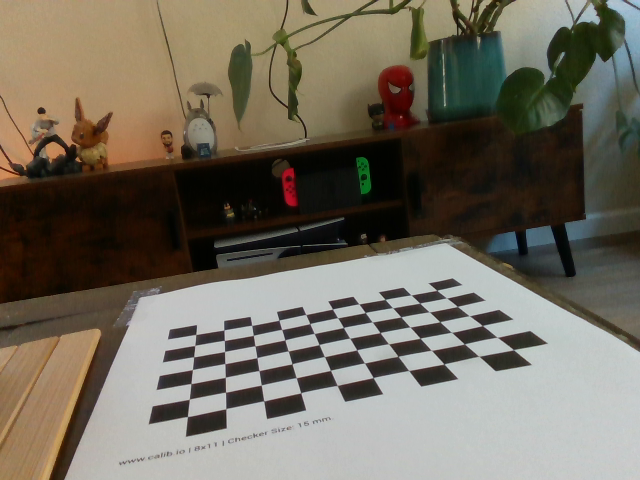
#> input picture calibration/sessions/20261001_135359_686786/view_001_135421_018070.png, 640 x 480 px
$ python -i POC_2.py   (imports and definitions only)
#> lines starting #> are read from the running program, lines starting #| are printed output that depends on the picture; after the words box and inside, x2 and y2 are one past the last pixel; in counts of white or black regions, pixels touching at a corner belong together
#> further down, picture is the input picture: shape (480, 640, 3); mean B, G, R 95, 108.1, 114.7
import cv2
import numpy as np
import time
from dataclasses import dataclass
from typing import Dict, List, Tuple, Optional

from robodk import robolink, robomath

# ============================================================
# USER SETTINGS (RoboDK)
# ============================================================

BOARD_FRAME_NAME = "BoardFrame"
PICK_REF_TARGET_NAME = "PickRef"
H_FILE = r"C:\Users\noah\Desktop\HITL-DT\homography.npy"  # <-- update

# Z heights in mm (relative to BoardFrame)
Z_PICK_MM = 50.0
Z_APPROACH_MM = 100.0

# Motion style
DO_PICK_MOTION = True
DO_DROP_MOTION = True

# Two labels
LABEL_TARGET = "TARGET"
LABEL_OTHER = "OTHER"

# Optional drop targets in RoboDK station (if missing, drop is skipped)
LABEL_TO_DROP_TARGETS = {
    LABEL_TARGET: ("TARGET_DROP_APP", "TARGET_DROP"),
    LABEL_OTHER: ("OTHER_DROP_APP", "OTHER_DROP"),
}

# Names for dynamic pick targets we will update each time
DYN_PICK_APP_NAME = "CUR_PICK_APP"
DYN_PICK_NAME = "CUR_PICK"

# ============================================================
# USER SETTINGS (Camera)
# ============================================================

CAMERA_INDEX = 0
FRAME_W = 640
FRAME_H = 480

# ============================================================
# VISION SETTINGS (Box-draw training + detection)
# ============================================================

WINDOW_NAME = "RoboDK + Box Learn (TARGET vs OTHER) [No Save]"

# Candidate region detection (bboxes from edges)
MIN_AREA_PX = 2500
MAX_AREA_PX = 250000

# Tracking
MATCH_DIST_PX = 90
MISSING_FRAMES_TO_REMOVE = 20

# MUST see object for this many seconds before it can be treated as a real object
SEEN_SECONDS_TO_ACT = 2.0

# Confidence thresholds (TARGET-vs-OTHER)
CONF_THRESH_TARGET = 0.80
CONF_THRESH_OTHER = 0.30

# If it matches NOT-OBJECT this confidently, ignore automatically
CONF_THRESH_NOT_OBJECT = 0.75

# Similarity scaling (higher => higher confidence)
DIST_SCALE = 1.2

# Template/feature sizes
ROI_SIZE = (96, 96)  # normalization size for descriptors
HOG_WIN = (96, 96)

# In-memory learning caps
MAX_TARGET_SAMPLES = 80
MAX_NOT_OBJECT_SAMPLES = 200

# ============================================================
# DATA STRUCTURES
# ============================================================

@dataclass
class TrackedObj:
    obj_id: int
    cx: int
    cy: int
    w: int
    h: int
    last_seen_frame: int
    first_seen_t: float
    last_update_t: float

    feat: np.ndarray
    label: str
    acted: bool

# ============================================================
# RoboDK helpers
# ============================================================

# [5 lines left out: function require_frame, not called in this run]

def require_target(rdk: robolink.Robolink, name: str):
    t = rdk.Item(name, robolink.ITEM_TYPE_TARGET)
    return t if t.Valid() else None

# [68 lines left out: functions get_or_create_target, load_homography, apply_homography, pose_with_ref_rotation, move_pick_and_optional_drop, not called in this run]

# ============================================================
# Feature extraction (HOG + HSV hist)
# ============================================================

def make_hog():
    return cv2.HOGDescriptor(
        _winSize=HOG_WIN,
        _blockSize=(32, 32),
        _blockStride=(16, 16),
        _cellSize=(16, 16),
        _nbins=9
    )

HOG = make_hog()

# [31 lines left out: function extract_feature, not called in this run]

def feature_distance(a: np.ndarray, b: np.ndarray) -> float:
    return float(np.linalg.norm(a - b))

def dist_to_conf(dist: float) -> float:
    return float(np.exp(-dist / max(1e-6, DIST_SCALE)))

# ============================================================
# Candidate bbox detection (edges -> blobs -> boxes)
# ============================================================

def detect_candidate_boxes(frame_bgr: np.ndarray) -> List[Tuple[int, int, int, int]]:
    gray = cv2.cvtColor(frame_bgr, cv2.COLOR_BGR2GRAY)
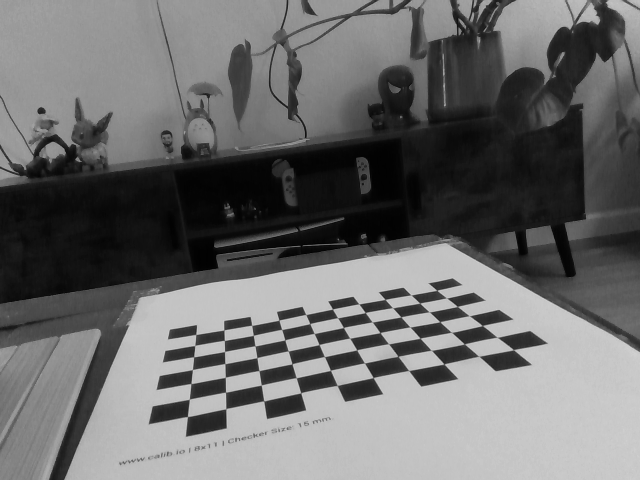
#> gray: shape (480, 640); min 1, max 209, mean 108.5
    gray = cv2.GaussianBlur(gray, (5, 5), 0)

    med = np.median(gray)
#> med = 117
    lo = int(max(0, 0.90 * med))
#> lo = 105
    hi = int(min(255, 1.80 * med))
#> hi = 210
    edges = cv2.Canny(gray, lo, hi)
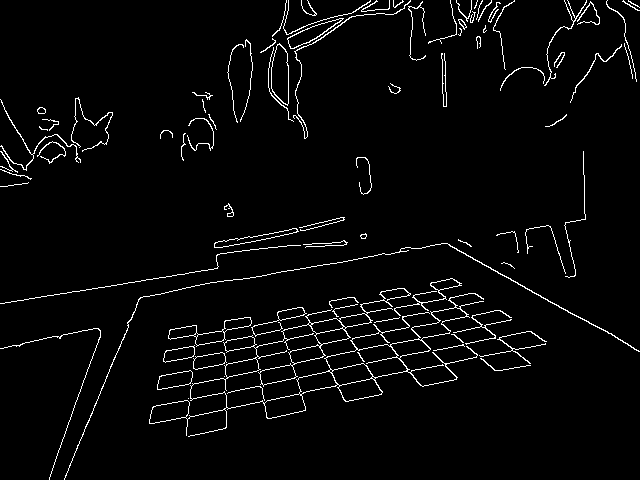
#> edges: shape (480, 640); 3.3% white in thin lines or dots

    k = cv2.getStructuringElement(cv2.MORPH_RECT, (5, 5))
    blobs = cv2.dilate(edges, k, iterations=1)
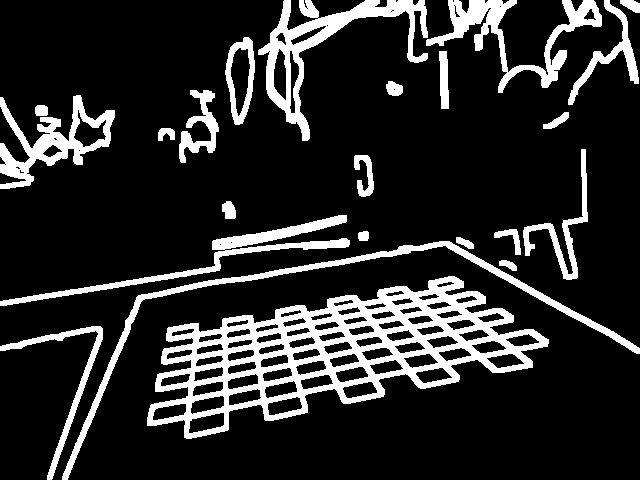
#> blobs: shape (480, 640); 16.6% white; 23 white regions, largest, box (x1, y1, x2, y2) and area: (147, 276, 549, 439) 20855, (258, 0, 428, 141) 5265, (62, 241, 640, 480) 4551
    blobs = cv2.morphologyEx(blobs, cv2.MORPH_CLOSE, k, iterations=1)
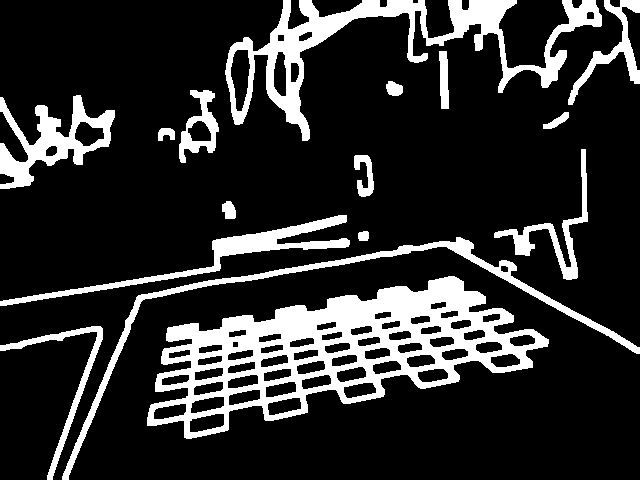
#> blobs: shape (480, 640); 17.8% white; 16 white regions

    cnts, _ = cv2.findContours(blobs, cv2.RETR_EXTERNAL, cv2.CHAIN_APPROX_SIMPLE)
#> cnts = 16 contours; largest, box (x1, y1, x2, y2) and area: (147, 276, 549, 439) 33000, (225, 0, 602, 141) 11634, (62, 237, 640, 480) 4221, (0, 95, 115, 189) 4220, (0, 215, 350, 306) 3224

    boxes = []
    for c in cnts:
        area = cv2.contourArea(c)
        if area < MIN_AREA_PX or area > MAX_AREA_PX:
            continue
        x, y, w, h = cv2.boundingRect(c)
        if w < 10 or h < 10:
            continue
        boxes.append((x, y, w, h))
#> this loop made 16 passes
#> area on passes 1, 4, 6, 7, 8, 9, 10, 12, 13, 14, 15: 1323, 81.5, 170.5, 390, 1568.5, 133, 158.5, 1403.5, 171.5, 407, 1369
#> (area, x, y, w, h) on passes 2, 3, 5, 11, 16: (33000, 147, 276, 402, 163), (4221, 62, 237, 578, 243), (3224, 0, 215, 350, 91), (4220, 0, 95, 115, 94), (11634.5, 225, 0, 377, 141)
#> after the loop, boxes = [(147, 276, 402, 163), (62, 237, 578, 243), (0, 215, 350, 91), (0, 95, 115, 94), (225, 0, 377, 141)]

    boxes.sort(key=lambda b: b[2] * b[3], reverse=True)
    return boxes

# ============================================================
# HITL prompt
# ============================================================

# [387 lines left out: functions ask_user_action_lowconf, main, not called in this run]

# [2 lines not run here, left out]

>>> import cv2
>>> picture = cv2.imread('calibration/sessions/20261001_135359_686786/view_001_135421_018070.png')
>>> result = detect_candidate_boxes(picture)
#> result = [(62, 237, 578, 243), (147, 276, 402, 163), (225, 0, 377, 141), (0, 215, 350, 91), (0, 95, 115, 94)]

$ run again, on calibration/sessions/20261001_135359_686786/view_002_135428_183932.png
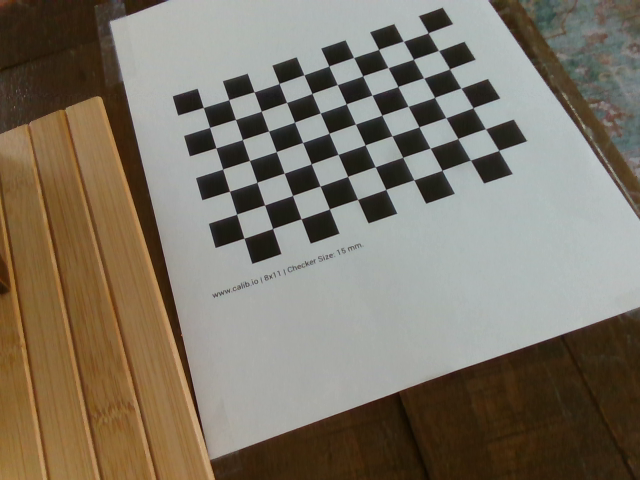
#> input picture calibration/sessions/20261001_135359_686786/view_002_135428_183932.png, 640 x 480 px
#> picture is the input picture: shape (480, 640, 3); mean B, G, R 103, 117.4, 125.9
#> in detect_candidate_boxes, `gray = cv2.cvtColor(frame_bgr, cv2.COLOR_BGR2GRAY)`:
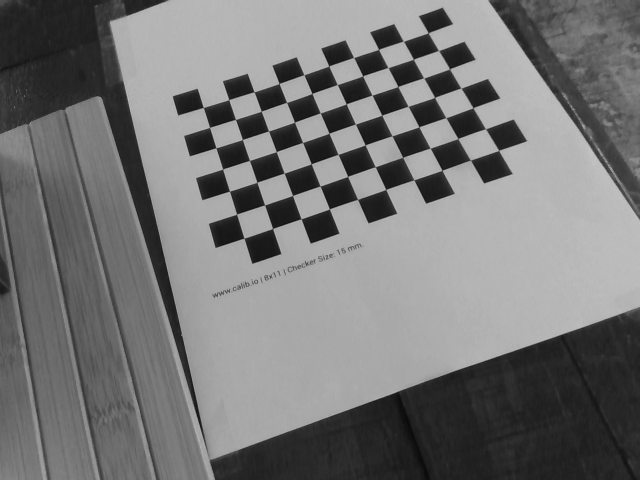
#> gray: shape (480, 640); min 9, max 200, mean 118.2
#> med = 121
#> lo = 108
#> hi = 217
#> edges: shape (480, 640); 2.5% white in thin lines or dots
#> in detect_candidate_boxes, `blobs = cv2.morphologyEx(blobs, cv2.MORPH_CLOSE, k, iterations=1)`:
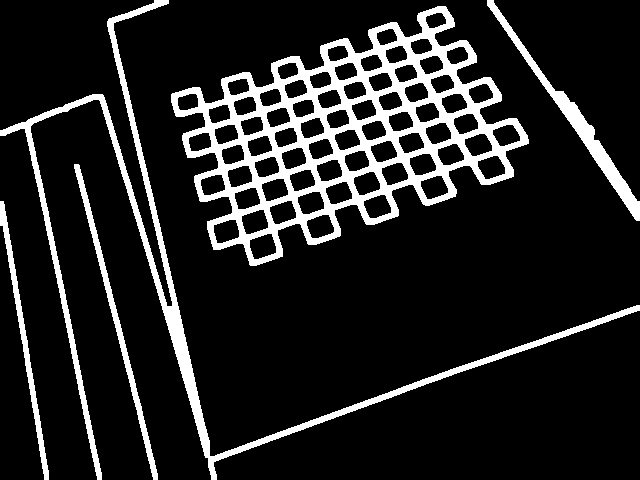
#> blobs: shape (480, 640); 14% white; 5 white regions
#> cnts = 5 contours; box (x1, y1, x2, y2) and area: (171, 6, 529, 266) 49431, (0, 0, 640, 480) 9160, (487, 0, 640, 221) 2594, (74, 164, 158, 480) 1576, (0, 201, 49, 480) 1302
#> the loop in detect_candidate_boxes, `for c in cnts:` made 5 passes
#> (area, x, y, w, h) on passes 3 to 5: (49431, 171, 6, 358, 260), (2593.5, 487, 0, 153, 221), (9159.5, 0, 0, 640, 480)
#> after the loop in detect_candidate_boxes, `for c in cnts:`: boxes = [(171, 6, 358, 260), (487, 0, 153, 221), (0, 0, 640, 480)]
#> result = [(0, 0, 640, 480), (171, 6, 358, 260), (487, 0, 153, 221)]

$ run again, on calibration/sessions/20261001_135359_686786/view_003_135442_559973.png
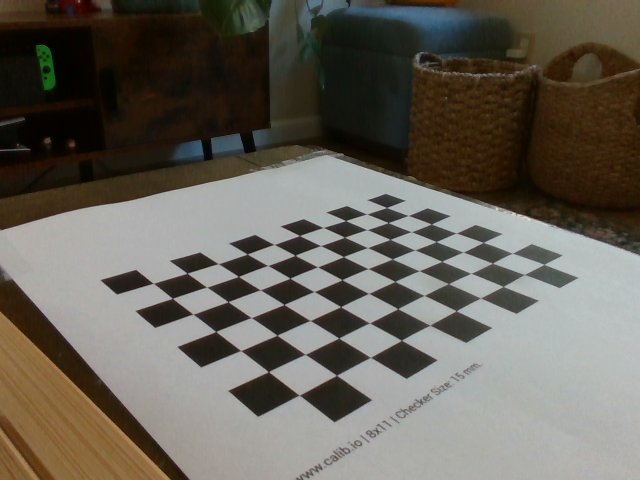
#> input picture calibration/sessions/20261001_135359_686786/view_003_135442_559973.png, 640 x 480 px
#> picture is the input picture: shape (480, 640, 3); mean B, G, R 89.1, 98.4, 102.9
#> med = 87
#> lo = 78
#> hi = 156
#> in detect_candidate_boxes, `edges = cv2.Canny(gray, lo, hi)`:
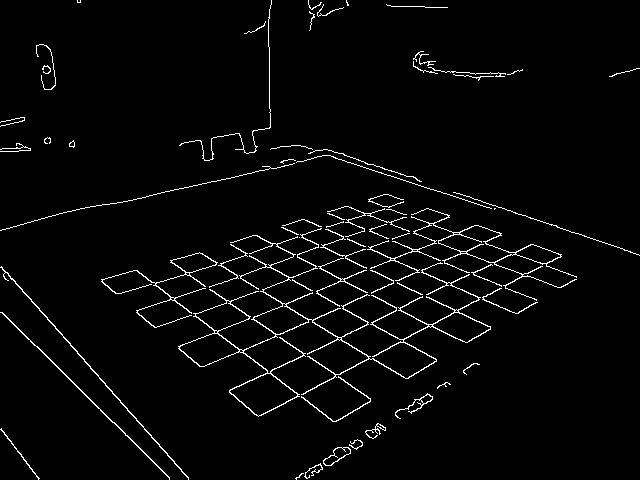
#> edges: shape (480, 640); 3% white in thin lines or dots
#> in detect_candidate_boxes, `blobs = cv2.morphologyEx(blobs, cv2.MORPH_CLOSE, k, iterations=1)`:
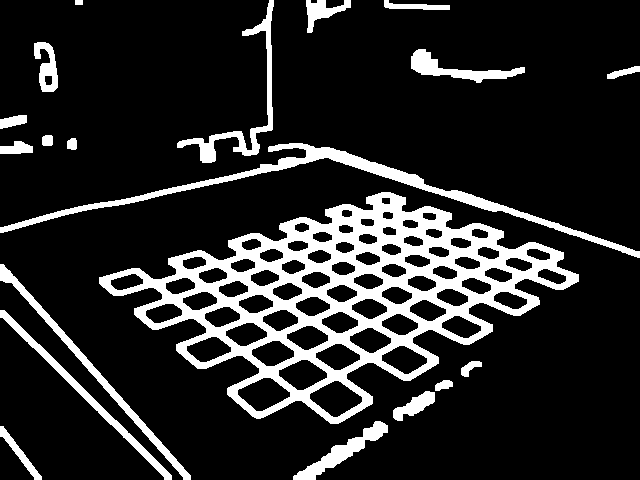
#> blobs: shape (480, 640); 15.9% white; 20 white regions
#> cnts = 20 contours; largest, box (x1, y1, x2, y2) and area: (99, 192, 579, 424) 53971, (0, 143, 640, 258) 4460, (0, 264, 191, 480) 1842, (177, 0, 274, 163) 1638, (0, 310, 172, 480) 1508
#> the loop in detect_candidate_boxes, `for c in cnts:` made 20 passes
#> area on passes 1, 2, 3, 4, 5, 6, 7, 10: 395, 1244, 524, 115, 145.5, 1507.5, 1841.5, 269.5
#> after the loop in detect_candidate_boxes, `for c in cnts:`: boxes = [(99, 192, 480, 232), (0, 143, 640, 115)]

$ run again, on calibration/sessions/20261001_135359_686786/view_004_135515_665258.png
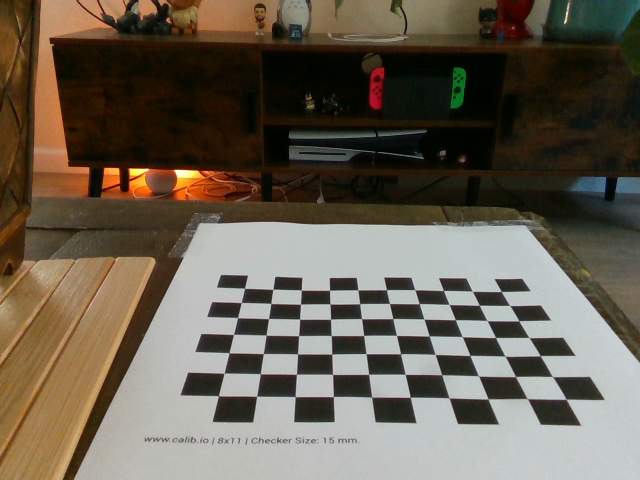
#> input picture calibration/sessions/20261001_135359_686786/view_004_135515_665258.png, 640 x 480 px
#> picture is the input picture: shape (480, 640, 3); mean B, G, R 82.5, 96.2, 105.1
#> med = 77
#> lo = 69
#> hi = 138
#> in detect_candidate_boxes, `edges = cv2.Canny(gray, lo, hi)`:
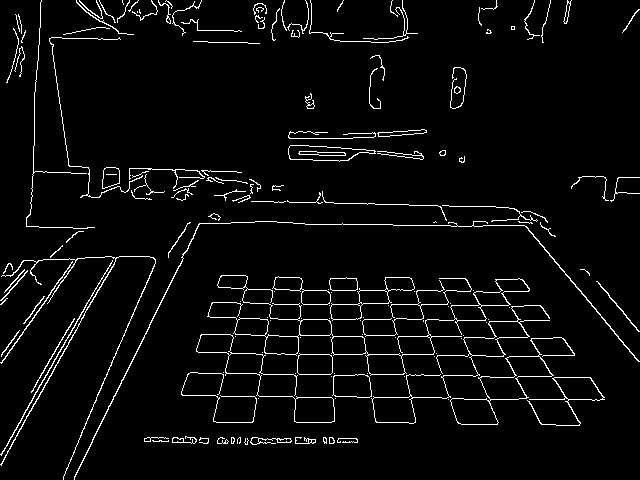
#> edges: shape (480, 640); 4.1% white in thin lines or dots
#> in detect_candidate_boxes, `blobs = cv2.morphologyEx(blobs, cv2.MORPH_CLOSE, k, iterations=1)`:
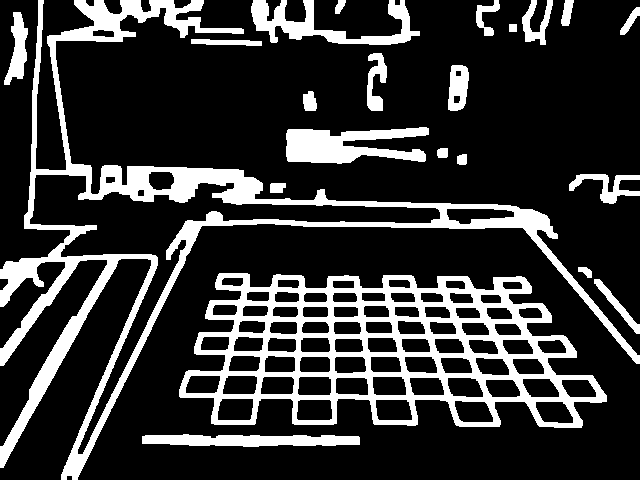
#> blobs: shape (480, 640); 20.8% white; 22 white regions
#> cnts = 22 contours; largest, box (x1, y1, x2, y2) and area: (179, 273, 607, 428) 47227, (0, 0, 640, 480) 40317, (286, 127, 429, 164) 3158, (251, 0, 420, 45) 2536, (142, 434, 360, 447) 1950
#> the loop in detect_candidate_boxes, `for c in cnts:` made 22 passes
#> area on passes 1, 2, 4, 5, 6, 7, 8, 10: 1950.5, 421.5, 78.5, 120, 694, 82, 85, 197.5
#> after the loop in detect_candidate_boxes, `for c in cnts:`: boxes = [(179, 273, 428, 155), (286, 127, 143, 37), (251, 0, 169, 45), (0, 0, 640, 480)]
#> result = [(0, 0, 640, 480), (179, 273, 428, 155), (251, 0, 169, 45), (286, 127, 143, 37)]
